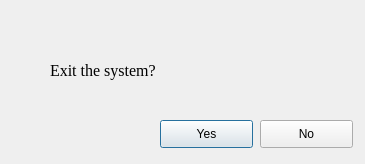
<?xml version="1.0" encoding="UTF-8"?>
<ui version="4.0">
 <class>Dialog</class>
 <widget class="QDialog" name="Dialog">
  <property name="geometry">
   <rect>
    <x>0</x>
    <y>0</y>
    <width>365</width>
    <height>164</height>
   </rect>
  </property>
  <property name="windowTitle">
   <string>Dialog</string>
  </property>
  <widget class="QPushButton" name="Yesbtn">
   <property name="geometry">
    <rect>
     <x>160</x>
     <y>120</y>
     <width>93</width>
     <height>28</height>
    </rect>
   </property>
   <property name="text">
    <string>Yes</string>
   </property>
  </widget>
  <widget class="QPushButton" name="Nobtn">
   <property name="geometry">
    <rect>
     <x>260</x>
     <y>120</y>
     <width>93</width>
     <height>28</height>
    </rect>
   </property>
   <property name="text">
    <string>No</string>
   </property>
  </widget>
  <widget class="QLabel" name="label">
   <property name="geometry">
    <rect>
     <x>50</x>
     <y>50</y>
     <width>261</width>
     <height>41</height>
    </rect>
   </property>
   <property name="font">
    <font>
     <family>Times New Roman</family>
     <pointsize>12</pointsize>
    </font>
   </property>
   <property name="text">
    <string>Exit the system?</string>
   </property>
  </widget>
 </widget>
 <resources/>
 <connections/>
</ui>
